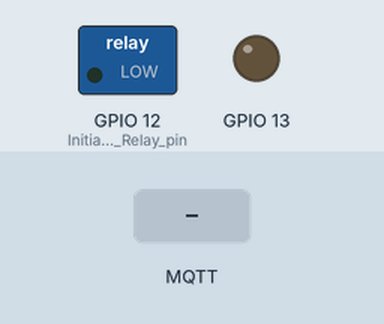
A sketch run on a simulated ESP8266 (NodeMCU). On the bench: switched loads named in the sketch (green lamp = pin HIGH), output pins drawn as LEDs (lit = HIGH). Inputs (shaded band) come from the test bench. WiFi joins after 1.5 s; servers stay silent unless stated; no MQTT or app messages arrive unless stated; what the sketch prints to the serial monitor is not drawn.

Above: at 2.7 s.
2.8 s: MQTT message "1" arrives on the first subscribed topic
At 4.0 s:
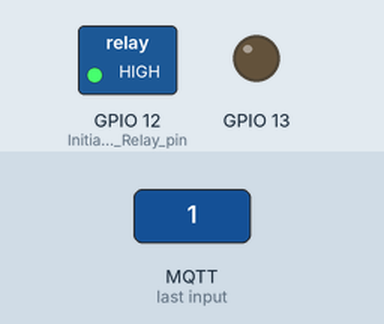
4.3 s: MQTT message "0" arrives on the first subscribed topic
At 5.4 s:
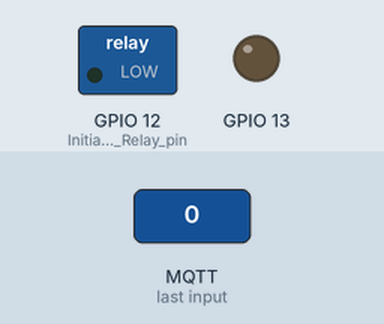
Timing chart, 0 to 7.3 s (numbered marks = the images above; inputs shaded):
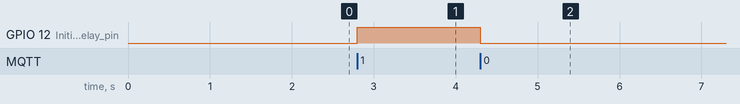

The sketch:

pipeline_alarm.ino
```cpp
/*
Pipeline alarm for arduino esp8266 board
Turn an alarm on when a pipeline is red
*/

#include <ESP8266WiFi.h>
#include <PubSubClient.h>

// Update these with values suitable for your project.

const char* ssid = "{Your SSID}";
const char* password = "{Your Wifi Password}";
const char* mqtt_server = "{Your MQTT host}";
const char*  topic_name = "{Your topic name}";
const String  clientId = "{Your client ID}";

WiFiClient espClient;
PubSubClient client(espClient);
long lastMsg = 0;
char msg[50];
int value = 0;

void setup_wifi() {

  delay(10);
  // We start by connecting to a WiFi network
  Serial.println();
  Serial.print("Connecting to ");
  Serial.println(ssid);

  WiFi.begin(ssid, password);

  while (WiFi.status() != WL_CONNECTED) {
    delay(500);
    Serial.print(".");
  }

  randomSeed(micros());

  Serial.println("");
  Serial.println("WiFi connected");
  Serial.println("IP address: ");
  Serial.println(WiFi.localIP());
}

void callback(char* topic, byte* payload, unsigned int length) {
  Serial.print("Last pipeline status [");
  Serial.print(topic);
  Serial.print("] ");
  for (int i = 0; i < length; i++) {
    Serial.print((char)payload[i]);
  }
  Serial.println();

  // Switch on the LED and Relay if an 1 was received
  if ((char)payload[0] == '1') {
    digitalWrite(12, HIGH);   // Turn the Relay on
  } else {
    digitalWrite(12, LOW);  // Turn the Relay off
  }

}

void reconnect() {
  // Loop until we're reconnected
  while (!client.connected()) {
    Serial.print("Attempting MQTT connection...");
    // Create a random client ID
    // Attempt to connect
    if (client.connect(clientId.c_str())) {
      Serial.println("connected");
      // ... and resubscribe
      client.subscribe(topic_name);
    } else {
      Serial.print("failed, rc=");
      Serial.print(client.state());
      Serial.println(" try again in 5 seconds");
      // Wait 5 seconds before retrying
      delay(5000);
    }
  }
}

void setup() {
  pinMode(13, OUTPUT);     // Initialize the BUILTIN_LED pin as an output
  digitalWrite(13, LOW);   // Turn the LED on

  pinMode(12, OUTPUT);     // Initialize the Relay pin as an output
  Serial.begin(115200);
  setup_wifi();
  client.setServer(mqtt_server, 1883);
  client.setCallback(callback);
}

void loop() {

  if (!client.connected()) {
    reconnect();
  }
  client.loop();

  long now = millis();
  if (now - lastMsg > 2000) {
    lastMsg = now;
      // ... and resubscribe
    client.subscribe(topic_name);
  }
}
```

Measured:
- after the input at 2.8 s, GPIO 12 (Initialize_the_Relay_pin): LOW → HIGH at once
- after the input at 4.3 s, GPIO 12 (Initialize_the_Relay_pin): HIGH → LOW at once
